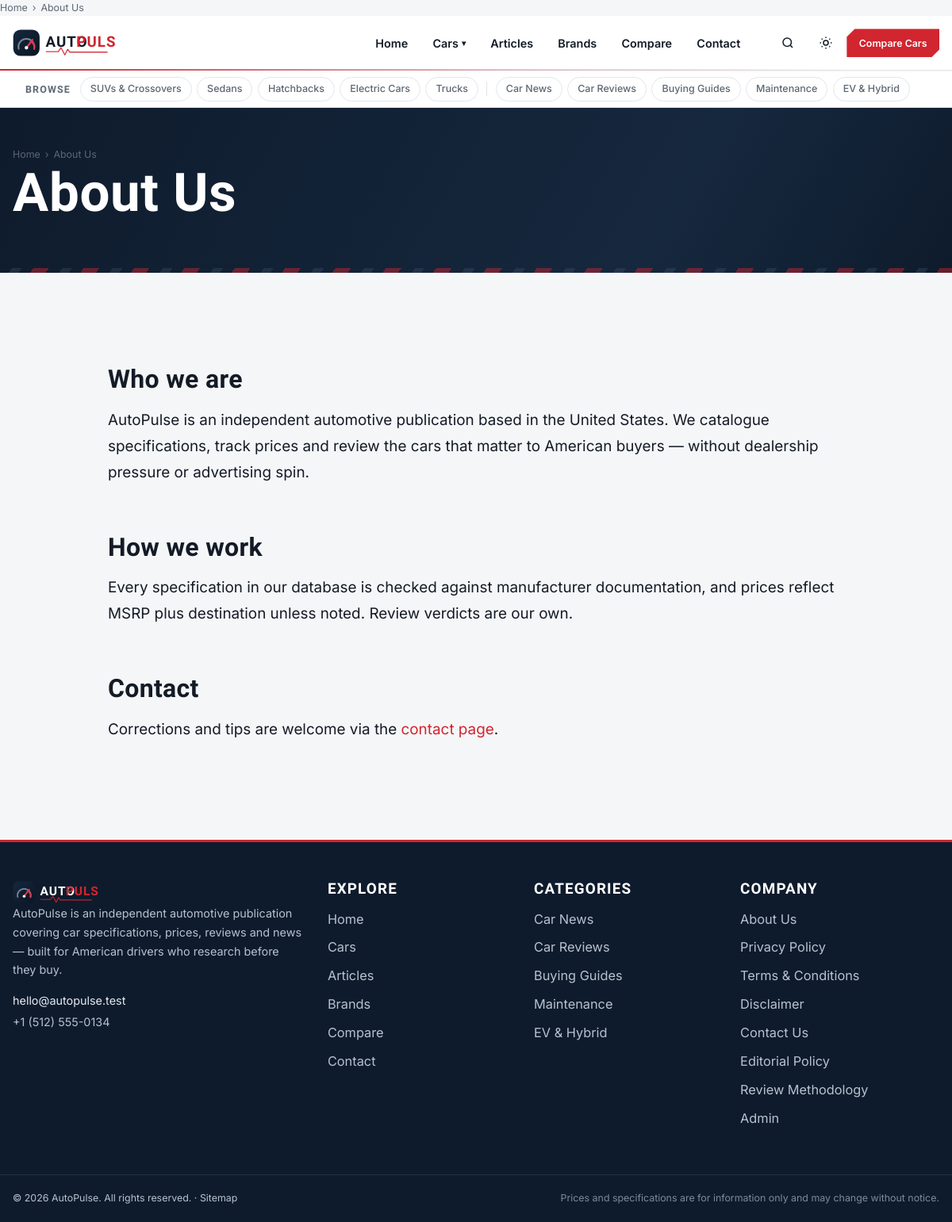
Page /about-us on the committed database.
### tables this page shows
CREATE TABLE menu_items (
  id INT UNSIGNED AUTO_INCREMENT PRIMARY KEY,
  menu_id INT UNSIGNED NOT NULL,
  parent_id INT UNSIGNED NULL,
  label VARCHAR(80) NOT NULL,
  url VARCHAR(255) NOT NULL,
  sort_order INT NOT NULL DEFAULT 0,
  status TINYINT(1) NOT NULL DEFAULT 1,
  FOREIGN KEY (menu_id) REFERENCES menus(id) ON DELETE CASCADE,
  FOREIGN KEY (parent_id) REFERENCES menu_items(id) ON DELETE CASCADE
);

CREATE TABLE categories (
  id INT UNSIGNED AUTO_INCREMENT PRIMARY KEY,
  name VARCHAR(100) NOT NULL,
  slug VARCHAR(120) NOT NULL UNIQUE,
  type ENUM('article','car') NOT NULL DEFAULT 'article',
  description VARCHAR(500) NULL,
  seo_title VARCHAR(150) NULL,
  meta_description VARCHAR(300) NULL,
  sort_order INT NOT NULL DEFAULT 0,
  status TINYINT(1) NOT NULL DEFAULT 1,
  created_at TIMESTAMP NOT NULL DEFAULT CURRENT_TIMESTAMP,
  updated_at TIMESTAMP NOT NULL DEFAULT CURRENT_TIMESTAMP ON UPDATE CURRENT_TIMESTAMP,
  INDEX idx_type (type)
);

CREATE TABLE pages (
  id INT UNSIGNED AUTO_INCREMENT PRIMARY KEY,
  title VARCHAR(150) NOT NULL,
  slug VARCHAR(170) NOT NULL UNIQUE,
  content MEDIUMTEXT NULL,
  status ENUM('published','draft') NOT NULL DEFAULT 'published',
  show_in_footer TINYINT(1) NOT NULL DEFAULT 0,
  sort_order INT NOT NULL DEFAULT 0,
  seo_title VARCHAR(150) NULL,
  meta_description VARCHAR(300) NULL,
  created_at TIMESTAMP NOT NULL DEFAULT CURRENT_TIMESTAMP,
  updated_at TIMESTAMP NOT NULL DEFAULT CURRENT_TIMESTAMP ON UPDATE CURRENT_TIMESTAMP
);

### index.php (called while the page is built, shortened)
<?php
require __DIR__ . '/config/database.php';
require __DIR__ . '/includes/functions.php';
require __DIR__ . '/includes/models.php';
require __DIR__ . '/includes/seo.php';
require __DIR__ . '/includes/breadcrumbs.php';
$uri = parse_url($_SERVER['REQUEST_URI'] ?? '/', PHP_URL_PATH) ?: '/';
$path = trim(rawurldecode($uri), '/');
$seg = $path === '' ? [] : explode('/', $path);
$page = null;
switch ($seg[0] ?? '') {
    default:
        if (count($seg) === 1) { $page = 'page'; $params = ['slug' => $seg[0]]; }
}
include __DIR__ . '/pages/' . $page . '.php';

### includes/seo.php (called while the page is built, shortened)
<?php
function seo_render(): void
{
    $siteName = setting('site_name', 'AutoPulse');
}

### includes/models.php (called while the page is built, shortened)
<?php
function get_categories(?string $type = null): array
{
    $sql = 'SELECT c.*, (SELECT COUNT(*) FROM article_categories ac WHERE ac.category_id = c.id) AS article_count
            FROM categories c WHERE c.status = 1';
    $params = [];
    if ($type !== null) { $sql .= ' AND c.type = ?'; $params[] = $type; }
    $sql .= ' ORDER BY c.sort_order, c.name';
    $st = db()->prepare($sql);
    $st->execute($params);
    return $st->fetchAll();
}
function get_page(string $slug): ?array
{
    $st = db()->prepare('SELECT * FROM pages WHERE slug = ? AND status = "published"');
    $st->execute([$slug]);
    return $st->fetch() ?: null;
}
function footer_pages(): array
{
    $key = 'footer_pages';
    $rows = db()->query('SELECT id, title, slug FROM pages WHERE status = "published" AND show_in_footer = 1 ORDER BY sort_order, title')->fetchAll();
    return $rows;
}
function menu_tree(string $menu = 'main'): array
{
    $key = 'menu_' . $menu;
    $st = db()->prepare('SELECT mi.id, mi.label, mi.url, mi.parent_id FROM menu_items mi JOIN menus m ON m.id = mi.menu_id
                         WHERE m.slug = ? AND mi.status = 1 ORDER BY mi.sort_order, mi.id');
    $st->execute([$menu]);
    $rows = $st->fetchAll();
    $tree = [];
    foreach ($rows as $r) {
        if ($r['parent_id']) continue;
        $r['children'] = array_values(array_filter($rows, fn($x) => (int)$x['parent_id'] === (int)$r['id']));
        $tree[] = $r;
    }
    return $tree;
}

### config/database.php (called while the page is built, shortened)
<?php
function db(): PDO
{
    static $pdo = null;
    if ($pdo === null) {
        $dsn = 'mysql:host=' . DB_HOST . ';dbname=' . DB_NAME . ';charset=' . DB_CHARSET;
        try {
            $pdo = new PDO($dsn, DB_USER, DB_PASS, [
                PDO::ATTR_ERRMODE            => PDO::ERRMODE_EXCEPTION,
                PDO::ATTR_DEFAULT_FETCH_MODE => PDO::FETCH_ASSOC,
                PDO::ATTR_EMULATE_PREPARES   => false,
            ]);
        } catch (PDOException $e) {
            error_log('[AutoPulse] DB connection failed: ' . $e->getMessage());
            if (APP_ENV === 'development') {
                http_response_code(500);
                exit('Database connection failed: ' . htmlspecialchars($e->getMessage())
                    . '<br>Check config/config.php');
            }
            http_response_code(503);
            exit('The site is temporarily unavailable. Please try again shortly.');
        }
    }
    return $pdo;
}

### pages/page.php (the view, shortened to what this page needs)
<?php
$pg = get_page($params['slug'] ?? '');
[$content] = content_ids($pg['content']);
include __DIR__ . '/../includes/header.php';
?>
<header class="page-head">
    <div class="container">
        <h1><?= e($pg['title']) ?></h1>
    </div>
</header>
<div class="section">
    <div class="container">
        <article class="prose" style="max-width:78ch;margin-inline:auto"><?= $content  ?></article>
    </div>
</div>
<?php include __DIR__ . '/../includes/footer.php'; ?>

### includes/header.php (shortened to what this page needs)
<?php
$siteName  = setting('site_name', 'AutoPulse');
$menu      = menu_tree('main');
$topCats   = get_categories('article');
?>
<!DOCTYPE html>
<html lang="en">
<head>
<link rel="stylesheet" href="<?= e(asset('css/main.css')) ?>">
</head>
<body data-base="<?= e(url('')) ?>">
<header class="site-header" id="site-header">
    <div class="container header-bar">
        <a href="<?= e(url('')) ?>" class="logo" aria-label="<?= e($siteName) ?> — home">
        </a>
        <nav class="nav-links" aria-label="Main navigation" id="nav-links">
            <ul>
                <?php foreach ($menu as $item): ?>
                    <li class="<?= $item['children'] ? 'has-dropdown' : '' ?>">
                        <?php if ($item['children']): ?>
                            <button type="button" class="nav-drop-btn" aria-expanded="false" aria-haspopup="true"><?= e($item['label']) ?> <span class="caret" aria-hidden="true">▾</span></button>
                        <?php else: ?>
                            <a href="<?= e(str_starts_with($item['url'], 'http') ? $item['url'] : url($item['url'])) ?>"><?= e($item['label']) ?></a>
                        <?php endif; ?>
                    </li>
                <?php endforeach; ?>
            </ul>
        </nav>
        <div class="header-actions">
            <button type="button" class="icon-btn" id="search-open" aria-label="Search">
                <svg width="18" height="18" viewBox="0 0 24 24" fill="none" stroke="currentColor" stroke-width="2" aria-hidden="true"><circle cx="11" cy="11" r="7"/><path d="m20 20-3.5-3.5"/></svg>
            </button>
            <button type="button" class="icon-btn theme-toggle" aria-label="Toggle dark mode">
                <svg class="icon-sun" width="18" height="18" viewBox="0 0 24 24" fill="none" stroke="currentColor" stroke-width="2" aria-hidden="true"><circle cx="12" cy="12" r="4"/><path d="M12 2v2m0 16v2M4.9 4.9l1.4 1.4m11.4 11.4 1.4 1.4M2 12h2m16 0h2M4.9 19.1l1.4-1.4M17.7 6.3l1.4-1.4"/></svg>
            </button>
            <a href="<?= e(url('compare')) ?>" class="btn btn-primary btn-sm header-cta">Compare Cars</a>
        </div>
    </div>
</header>
<?php
$carCats    = get_categories('car');
$reqPath    = parse_url($_SERVER['REQUEST_URI'] ?? '/', PHP_URL_PATH) ?: '/';
$activeSlug = preg_match('~^/category/([a-z0-9-]+)~i', $reqPath, $m) ? $m[1] : null;
?>
<div class="cat-strip">
    <div class="container cat-strip-inner">
        <span class="cat-strip-label">Browse</span>
        <nav class="cat-strip-links" id="cat-strip-links" aria-label="All categories">
            <?php foreach ($carCats as $c): ?>
                <a class="cat-chip<?= $activeSlug === $c['slug'] ? ' active' : '' ?>" href="<?= e(category_url($c)) ?>"><?= e($c['name']) ?></a>
            <?php endforeach; ?>
            <?php foreach ($topCats as $c): ?>
                <a class="cat-chip<?= $activeSlug === $c['slug'] ? ' active' : '' ?>" href="<?= e(category_url($c)) ?>"><?= e($c['name']) ?></a>
            <?php endforeach; ?>
        </nav>
    </div>
</div>
<main id="main">

### includes/footer.php (shortened to what this page needs)
<?php
$siteName = setting('site_name', 'AutoPulse');
$cats = array_slice(get_categories('article'), 0, 5);
$legal = footer_pages();
?>
</main>
<footer class="site-footer">
    <div class="container footer-grid">
        <div class="footer-col footer-about">
            <p><?= e(setting('footer_about', 'Your trusted source for car specifications, prices, reviews and automotive news.')) ?></p>
            <div class="footer-contact">
                <?php if (setting('contact_email')): ?><a href="mailto:<?= e(setting('contact_email')) ?>"><?= e(setting('contact_email')) ?></a><?php endif; ?>
                <?php if (setting('contact_phone')): ?><span><?= e(setting('contact_phone')) ?></span><?php endif; ?>
            </div>
        </div>
        <nav class="footer-col" aria-label="Footer navigation">
            <h3>Explore</h3>
            <ul>
                <?php foreach (menu_tree('main') as $item): ?>
                    <li><a href="<?= e(str_starts_with($item['url'], 'http') ? $item['url'] : url($item['url'])) ?>"><?= e($item['label']) ?></a></li>
                <?php endforeach; ?>
            </ul>
        </nav>
        <nav class="footer-col" aria-label="Categories">
            <h3>Categories</h3>
            <ul>
                <?php foreach ($cats as $c): ?>
                    <li><a href="<?= e(category_url($c)) ?>"><?= e($c['name']) ?></a></li>
                <?php endforeach; ?>
            </ul>
        </nav>
        <div class="footer-col">
            <h3>Company</h3>
            <ul>
                <?php foreach ($legal as $p): ?>
                    <li><a href="<?= e(url($p['slug'])) ?>"><?= e($p['title']) ?></a></li>
                <?php endforeach; ?>
                <li><a href="<?= e(url('admin/login.php')) ?>" rel="nofollow">Admin</a></li>
            </ul>
        </div>
    </div>
    <div class="footer-bottom">
        <div class="container">
            <p>&copy; <?= date('Y') ?> <?= e($siteName) ?>. <?= e(setting('copyright_text', 'All rights reserved.')) ?>
               &middot; <a href="<?= e(url('sitemap')) ?>" style="color:inherit">Sitemap</a></p>
            <p class="footer-disclaimer">Prices and specifications are for information only and may change without notice.</p>
        </div>
    </div>
</footer>
</body>
</html>

### rows in the picture
menu_items: label "Home"
menu_items: label "Cars"
menu_items: label "Articles"
menu_items: label "Brands"
menu_items: label "Compare"
menu_items: label "Contact"
categories: name "SUVs & Crossovers"
categories: name "Sedans"
categories: name "Hatchbacks"
categories: name "Electric Cars"
categories: name "Trucks"
categories: name "Car News"
categories: name "Car Reviews"
categories: name "Buying Guides"
categories: name "Maintenance"
categories: name "EV & Hybrid"
pages: title "About Us"
pages: title "Privacy Policy"
pages: title "Terms & Conditions"
pages: title "Disclaimer"
pages: title "Contact Us"
pages: title "Editorial Policy"
pages: title "Review Methodology"

### other values in the picture
$item['name'] "Home"
$item['name'] "About Us"
setting('contact_email') "hello@autopulse.test"
setting('contact_phone') "+1 (512) 555-0134"
$siteName "AutoPulse"
setting('copyright_text', 'All rights reserved.') "All rights reserved."
